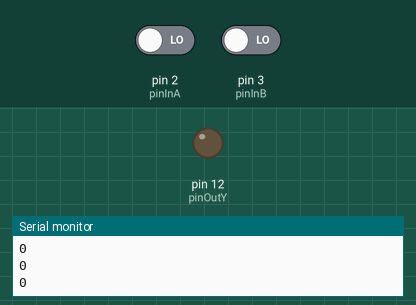
Simulated run of this sketch. Board: Arduino Uno, built with avr-gcc and run on an emulated ATmega328P. Shown: output pins drawn as LEDs (lit = HIGH), the last lines printed to the serial monitor. Dashed ring = blinking. The inputs (shaded band) are chosen by the test bench; at power-on: pin 2 (pinInA) LOW, pin 3 (pinInB) LOW.

Above: at 2.0 s.
2.1 s: pin 2 (pinInA) driven HIGH
At 3.4 s:
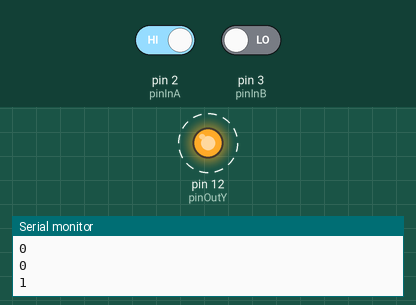
5.3 s: pin 3 (pinInB) driven HIGH
At 6.2 s:
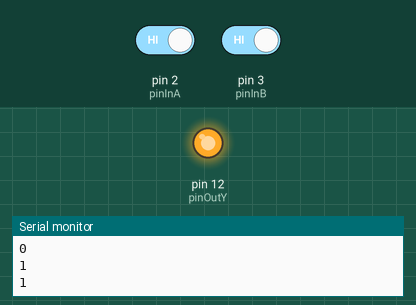
6.9 s: pin 3 (pinInB) driven LOW
At 8.8 s:
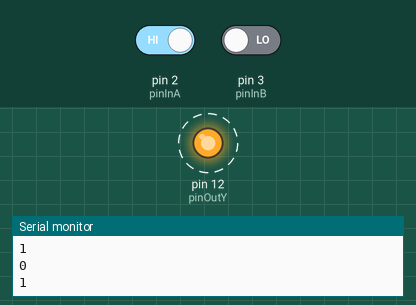
10.1 s: pin 2 (pinInA) driven LOW
At 11.1 s:
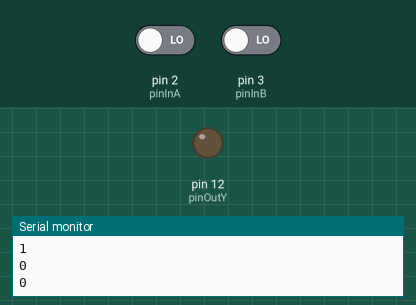
Timing chart, 0 to 12.7 s (numbered marks = the images above; inputs shaded):
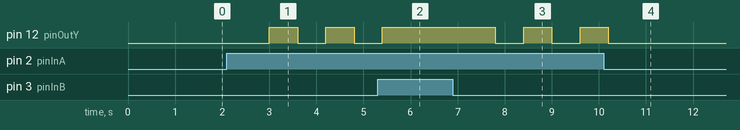

The sketch:

xor_originale.ino
```cpp
int stato = LOW;
int stato2 = LOW;
int pinOutY = 12;
int pinInA = 2;
int pinInB = 3;
boolean  statoInA;
boolean  statoInB;
int risultatoboleana;


void setup() {
  Serial.begin(9600);
  pinMode(pinOutY, OUTPUT);
  pinMode(pinInA, INPUT);
  pinMode(pinInB, INPUT);
}

void loop() {

  statoInA = digitalRead(pinInA);
  statoInB = digitalRead(pinInB);

  // funzione logica XOR


risultatoboleana = (statoInA && !statoInB) || (!statoInA && statoInB);
 delay(100);

  Serial.println(stato);
  delay(500);

  // tenere lo stato alto del pulsante
  if (risultatoboleana > 0) {
    stato = !stato;
  }

  if (stato == HIGH) {
    digitalWrite(pinOutY, HIGH);
  } else {
    digitalWrite(pinOutY, LOW);
  }
}
```

Measured:
- after the input at 2.1 s, pin 12 (pinOutY): alternates HIGH for 0.60 s and LOW for 0.60 s, starting after 0.90 s
- after the input at 5.3 s, pin 12 (pinOutY): goes on until 5.4 s, then stays HIGH
- after the input at 6.9 s, pin 12 (pinOutY): alternates HIGH for 0.60 s and LOW for 0.60 s, starting after 0.90 s
- after the input at 10.1 s, pin 12 (pinOutY): goes on until 10.2 s, then stays LOW
